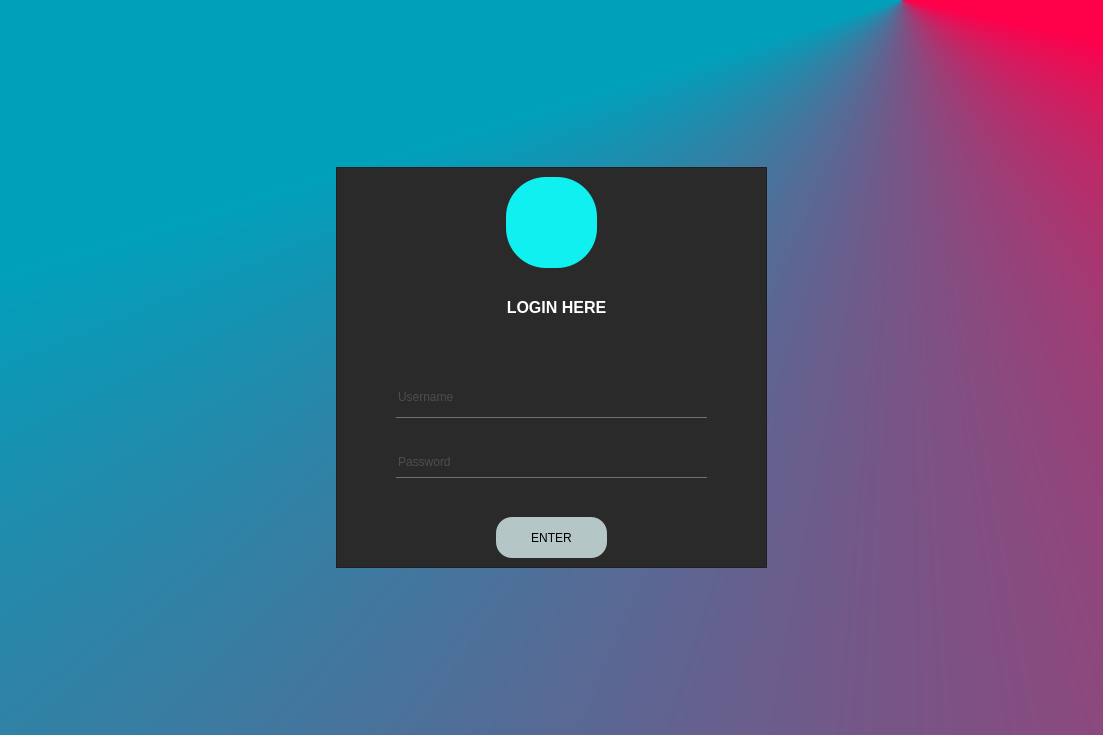
<?xml version="1.0" encoding="UTF-8"?>
<ui version="4.0">
 <class>LoginPage</class>
 <widget class="QDialog" name="LoginPage">
  <property name="geometry">
   <rect>
    <x>0</x>
    <y>0</y>
    <width>1103</width>
    <height>735</height>
   </rect>
  </property>
  <property name="windowTitle">
   <string>Dialog</string>
  </property>
  <property name="styleSheet">
   <string notr="true">background-color: qconicalgradient(cx:0.818, cy:0, angle:0, stop:0.568182 rgba(0, 160, 187, 255), stop:0.954545 rgba(255, 0, 75, 255));</string>
  </property>
  <property name="sizeGripEnabled">
   <bool>false</bool>
  </property>
  <layout class="QGridLayout" name="gridLayout">
   <item row="0" column="0">
    <widget class="QFrame" name="frame">
     <property name="maximumSize">
      <size>
       <width>431</width>
       <height>401</height>
      </size>
     </property>
     <property name="styleSheet">
      <string notr="true">QToolButton{
background:#11f0f0;
border-radius:40px
 }

QFrame{
background:#2a2a2a;
 }

QLineEdit{
background:#2a2a2a;
border:none;
color:#717072;
border-bottom:1px solid #717072;
}

QPushButton{
background:#B4C6C5;
border-radius:16px;
}</string>
     </property>
     <property name="frameShape">
      <enum>QFrame::StyledPanel</enum>
     </property>
     <property name="frameShadow">
      <enum>QFrame::Raised</enum>
     </property>
     <widget class="QLabel" name="label">
      <property name="geometry">
       <rect>
        <x>170</x>
        <y>120</y>
        <width>101</width>
        <height>41</height>
       </rect>
      </property>
      <property name="text">
       <string>&lt;html&gt;&lt;head/&gt;&lt;body&gt;&lt;p align=&quot;center&quot;&gt;&lt;span style=&quot; font-size:12pt; font-weight:600; color:#ffffff;&quot;&gt;LOGIN HERE&lt;/span&gt;&lt;/p&gt;&lt;/body&gt;&lt;/html&gt;</string>
      </property>
     </widget>
     <widget class="QToolButton" name="toolButton">
      <property name="geometry">
       <rect>
        <x>170</x>
        <y>10</y>
        <width>91</width>
        <height>91</height>
       </rect>
      </property>
      <property name="styleSheet">
       <string notr="true">image: url(:/img/profileimg.png);</string>
      </property>
      <property name="text">
       <string/>
      </property>
      <property name="icon">
       <iconset resource="hi.qrc">
        <normaloff>:/img/profileimg.png</normaloff>:/img/profileimg.png</iconset>
      </property>
      <property name="iconSize">
       <size>
        <width>120</width>
        <height>126</height>
       </size>
      </property>
      <property name="autoRaise">
       <bool>false</bool>
      </property>
     </widget>
     <widget class="QLineEdit" name="lineEdit">
      <property name="geometry">
       <rect>
        <x>60</x>
        <y>210</y>
        <width>311</width>
        <height>41</height>
       </rect>
      </property>
      <property name="styleSheet">
       <string notr="true"/>
      </property>
      <property name="text">
       <string/>
      </property>
      <property name="echoMode">
       <enum>QLineEdit::Normal</enum>
      </property>
      <property name="placeholderText">
       <string>Username</string>
      </property>
     </widget>
     <widget class="QLineEdit" name="lineEdit_2">
      <property name="geometry">
       <rect>
        <x>60</x>
        <y>280</y>
        <width>311</width>
        <height>31</height>
       </rect>
      </property>
      <property name="text">
       <string/>
      </property>
      <property name="echoMode">
       <enum>QLineEdit::Password</enum>
      </property>
      <property name="placeholderText">
       <string>Password</string>
      </property>
     </widget>
     <widget class="QPushButton" name="pushButton">
      <property name="geometry">
       <rect>
        <x>160</x>
        <y>350</y>
        <width>111</width>
        <height>41</height>
       </rect>
      </property>
      <property name="text">
       <string>ENTER</string>
      </property>
     </widget>
    </widget>
   </item>
  </layout>
 </widget>
 <resources>
  <include location="hi.qrc"/>
 </resources>
 <connections/>
</ui>
